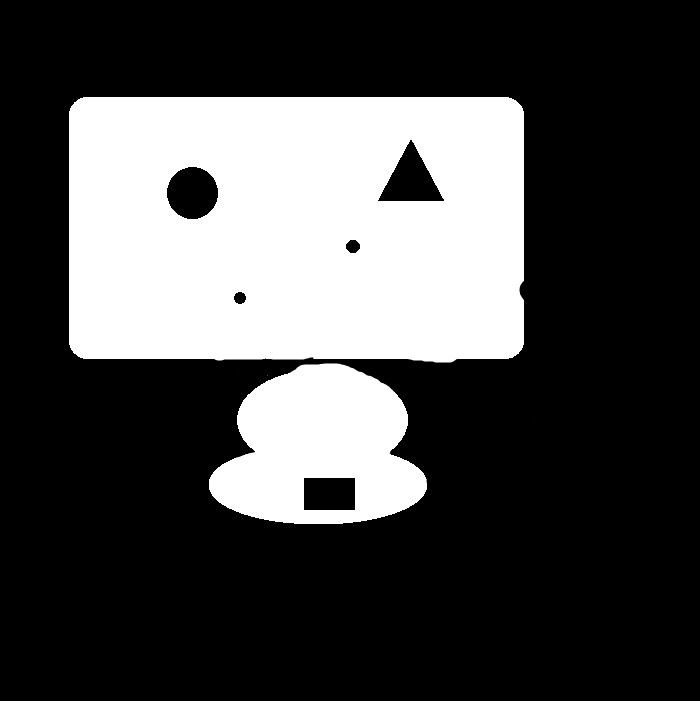
#> input picture Images/Morph3.jpg, 700 x 701 px
$ python opening-closing.py
#> lines starting #> are read from the running program, lines starting #| are printed output that depends on the picture; after the words box and inside, x2 and y2 are one past the last pixel; in counts of white or black regions, pixels touching at a corner belong together
import numpy as np
import cv2

original = cv2.imread('Images/Morph3.jpg')
#> original is the input picture: shape (701, 700, 3); min 0, max 255, mean 72
cv2.imshow('ori',original)
gray = cv2.cvtColor(original, cv2.COLOR_BGR2GRAY)
(thresh,bina) = cv2.threshold(gray,127,255,cv2.THRESH_BINARY)
#> bina: shape (701, 700); 28.2% white; 2 white regions, box (x1, y1, x2, y2) and area: (69, 97, 524, 363) 114635, (209, 363, 427, 524) 23869

filt = np.array([(1,1,1,1,1,1,1),(1,1,1,1,1,1,1),(1,1,1,1,1,1,1),(1,1,1,1,1,1,1),(1,1,1,1,1,1,1),(1,1,1,1,1,1,1),(1,1,1,1,1,1,1)])

def erosion(img,filt):
    S = img.shape
    F = filt.shape
    img = img/255
    R = S[0]+F[0]-1
    C = S[1]+F[1]-1
    N = np.zeros((R,C))

    for i in range(S[0]):
        for j in range(S[1]):
            N[i+1,j+1]=img[i,j]

    for i in range(S[0]):
        for j in range(S[1]):
            k = N[i:i+F[0],j:j+F[1]]
            result = (k==filt)
            final = np.all(result==True)
            if final:
                img[i,j]=1
            else:
                img[i,j]=0
    return img*255

def dilation(img,filt):
    S = img.shape
#> S = (701, 700)
    F = filt.shape
    img = img/255
    R = S[0]+F[0]-1
#> R = 707
    C = S[1]+F[1]-1
#> C = 706
    N = np.zeros((R,C))

    for i in range(S[0]):
        for j in range(S[1]):
            N[i+1,j+1]=img[i,j]
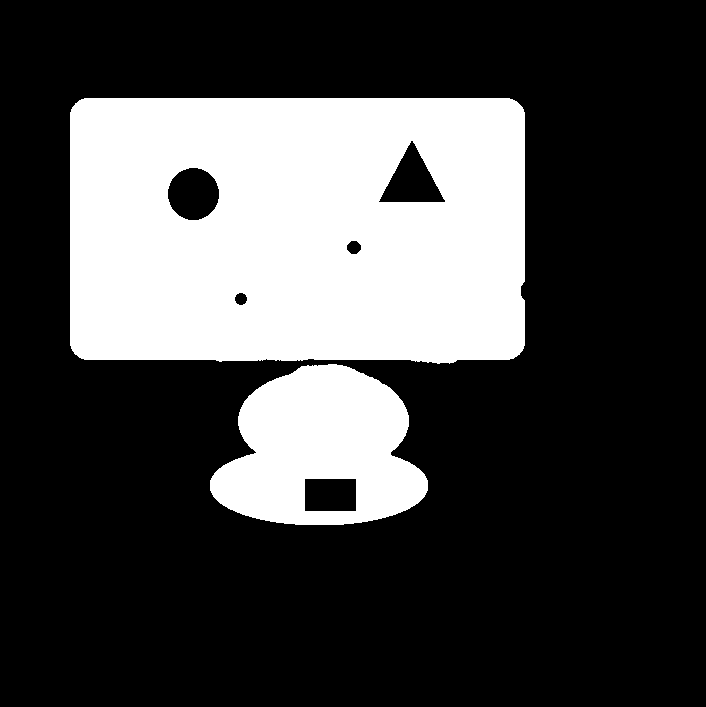
#> N: shape (707, 706) float64; values 0 (black) and 1 (white), 27.7% white; 2 white regions, box (x1, y1, x2, y2) and area: (70, 98, 525, 364) 114635, (210, 364, 428, 525) 23869

    for i in range(S[0]):
        for j in range(S[1]):
            k = N[i:i+F[0],j:j+F[1]]
            result = (k==filt)
            final = np.any(result==True)
            if final:
                img[i,j]=1
            else:
                img[i,j]=0
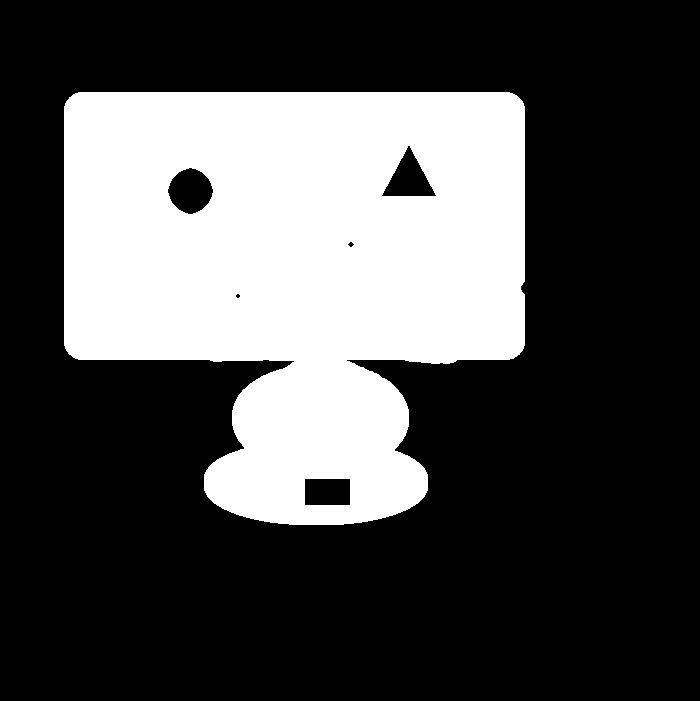
#> img: shape (701, 700) float64; values 0 (black) and 1 (white), 30% white; 1 white region, box (x1, y1, x2, y2) and area: (64, 92, 525, 525) 147349
    return img*255

def closing(img,filt):
    c1 = dilation(bina,filt)
    c2 = erosion(c1,filt)
#> after the loop in erosion, `for i in range(S[0]):`:
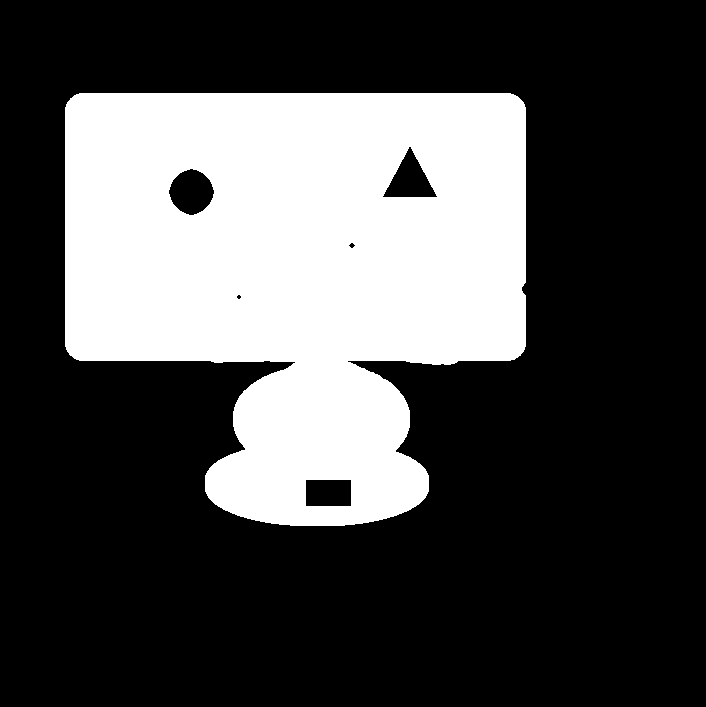
#> N: shape (707, 706) float64; values 0 (black) and 1 (white), 29.5% white; 1 white region, box (x1, y1, x2, y2) and area: (65, 93, 526, 526) 147349
#> after the loop in erosion, `for i in range(S[0]):`:
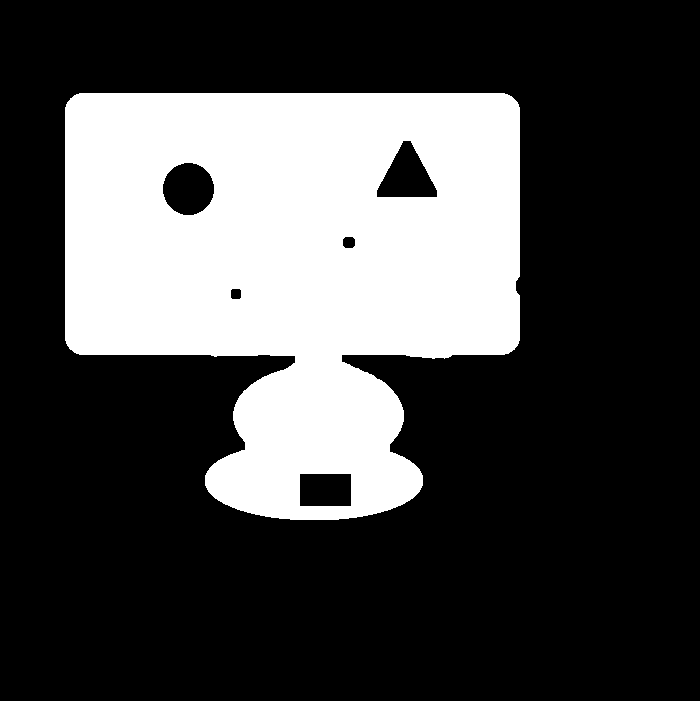
#> img: shape (701, 700) float64; values 0 (black) and 1 (white), 28.3% white; 1 white region, box (x1, y1, x2, y2) and area: (65, 93, 520, 520) 138883
    return c2

def opening(img,filt):
    o1 = erosion(bina,filt)
    o2 = dilation(o1,filt)
    return o2

final = closing(bina,filt)
cv2.imshow('final',final)
cv2.waitKey(0)
